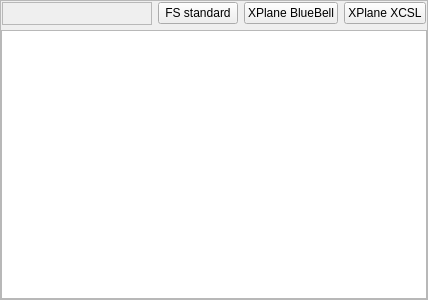
<?xml version="1.0" encoding="UTF-8"?>
<ui version="4.0">
 <class>CDbDistributorComponent</class>
 <widget class="QFrame" name="CDbDistributorComponent">
  <property name="geometry">
   <rect>
    <x>0</x>
    <y>0</y>
    <width>400</width>
    <height>300</height>
   </rect>
  </property>
  <property name="windowTitle">
   <string>Search and find distributors</string>
  </property>
  <property name="whatsThis">
   <string>Search and find distributors</string>
  </property>
  <property name="frameShape">
   <enum>QFrame::StyledPanel</enum>
  </property>
  <property name="frameShadow">
   <enum>QFrame::Raised</enum>
  </property>
  <layout class="QVBoxLayout" name="vl_DistributorComponent">
   <property name="spacing">
    <number>4</number>
   </property>
   <property name="leftMargin">
    <number>0</number>
   </property>
   <property name="topMargin">
    <number>0</number>
   </property>
   <property name="rightMargin">
    <number>0</number>
   </property>
   <property name="bottomMargin">
    <number>0</number>
   </property>
   <item>
    <widget class="QFrame" name="fr_TopBar">
     <property name="minimumSize">
      <size>
       <width>0</width>
       <height>25</height>
      </size>
     </property>
     <layout class="QHBoxLayout" name="hl_TopBar">
      <property name="leftMargin">
       <number>1</number>
      </property>
      <property name="topMargin">
       <number>1</number>
      </property>
      <property name="rightMargin">
       <number>1</number>
      </property>
      <property name="bottomMargin">
       <number>1</number>
      </property>
      <item>
       <widget class="swift::gui::filters::CDistributorFilterBar" name="filter_Distributor">
        <property name="minimumSize">
         <size>
          <width>150</width>
          <height>0</height>
         </size>
        </property>
        <property name="frameShape">
         <enum>QFrame::StyledPanel</enum>
        </property>
        <property name="frameShadow">
         <enum>QFrame::Raised</enum>
        </property>
       </widget>
      </item>
      <item>
       <spacer name="hs_TopBar">
        <property name="orientation">
         <enum>Qt::Horizontal</enum>
        </property>
        <property name="sizeHint" stdset="0">
         <size>
          <width>40</width>
          <height>20</height>
         </size>
        </property>
       </spacer>
      </item>
      <item>
       <widget class="QWidget" name="wi_SimulatorSpecific" native="true">
        <layout class="QHBoxLayout" name="hl_FSXSpecific">
         <property name="leftMargin">
          <number>0</number>
         </property>
         <property name="topMargin">
          <number>0</number>
         </property>
         <property name="rightMargin">
          <number>0</number>
         </property>
         <property name="bottomMargin">
          <number>0</number>
         </property>
         <item>
          <widget class="QPushButton" name="pb_SelectAllFsFamily">
           <property name="text">
            <string>FS standard</string>
           </property>
          </widget>
         </item>
         <item>
          <widget class="QPushButton" name="pb_SelectXPlaneBB">
           <property name="text">
            <string>XPlane BlueBell</string>
           </property>
          </widget>
         </item>
         <item>
          <widget class="QPushButton" name="pb_SelectXplaneXCSL">
           <property name="text">
            <string>XPlane XCSL</string>
           </property>
          </widget>
         </item>
        </layout>
       </widget>
      </item>
     </layout>
    </widget>
   </item>
   <item>
    <widget class="swift::gui::views::CDistributorView" name="tvp_Distributors">
     <property name="dragDropMode">
      <enum>QAbstractItemView::DragOnly</enum>
     </property>
     <property name="selectionMode">
      <enum>QAbstractItemView::SingleSelection</enum>
     </property>
     <property name="selectionBehavior">
      <enum>QAbstractItemView::SelectRows</enum>
     </property>
     <attribute name="verticalHeaderVisible">
      <bool>false</bool>
     </attribute>
    </widget>
   </item>
  </layout>
 </widget>
 <customwidgets>
  <customwidget>
   <class>swift::gui::views::CDistributorView</class>
   <extends>QTableView</extends>
   <header>gui/views/distributorview.h</header>
  </customwidget>
  <customwidget>
   <class>swift::gui::filters::CDistributorFilterBar</class>
   <extends>QFrame</extends>
   <header>gui/filters/distributorfilterbar.h</header>
   <container>1</container>
  </customwidget>
 </customwidgets>
 <tabstops>
  <tabstop>pb_SelectAllFsFamily</tabstop>
  <tabstop>pb_SelectXPlaneBB</tabstop>
  <tabstop>tvp_Distributors</tabstop>
 </tabstops>
 <resources/>
 <connections/>
</ui>
